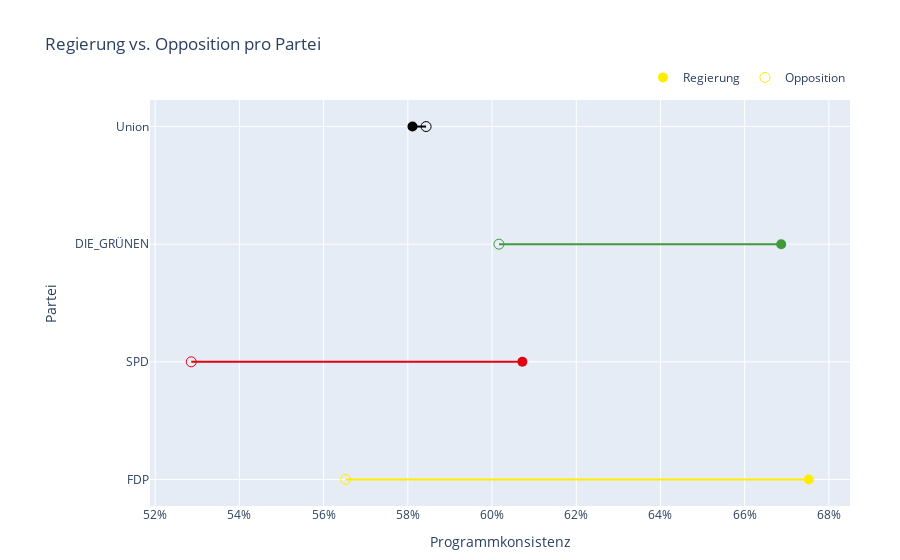

This figure's notebook cell:
### Code cell
import pandas as pd
import plotly.graph_objects as go

color_map = {
    'DIE_LINKE': '#BE3075',
    'AfD':       '#00A2DE',
    'Union':     '#000000',
    'FDP':       '#FFED00',
    'DIE_GRÜNEN':'#409A3C',
    'SPD':       '#E3000F'
}

grouped = (
    predictions
    .groupby(['party', 'is_governing'], as_index=False)['vote_correct']
    .mean()
)
grouped = grouped[~grouped["party"].isin(["AfD", "DIE_LINKE"])]
diffs = grouped.pivot(index='party', columns='is_governing', values='vote_correct')
diffs['gap'] = (diffs[True] - diffs[False]).abs()
ordered_parties = diffs.sort_values('gap', ascending=False).index.tolist()

fig = go.Figure()

for party in ordered_parties:
    x_vals = [diffs.loc[party, False], diffs.loc[party, True]]
    fig.add_trace(go.Scatter(
        x=x_vals,
        y=[party, party],
        mode='lines',
        line=dict(color=color_map[party]),
        showlegend=False,
        hoverinfo='none'
    ))

fig.add_trace(go.Scatter(
    x=diffs[True].reindex(ordered_parties),
    y=ordered_parties,
    mode='markers',
    name='Regierung',
    marker=dict(symbol='circle', size=10, color=[color_map[p] for p in ordered_parties]),
    hovertemplate='Partei: %{y}<br>Regierung: %{x:.1%}<extra></extra>'
))

fig.add_trace(go.Scatter(
    x=diffs[False].reindex(ordered_parties),
    y=ordered_parties,
    mode='markers',
    name='Opposition',
    marker=dict(symbol='circle-open', size=10, color=[color_map[p] for p in ordered_parties]),
    hovertemplate='Partei: %{y}<br>Opposition: %{x:.1%}<extra></extra>'
))

fig.update_layout(
    title="Regierung vs. Opposition pro Partei",
    xaxis_title="Programmkonsistenz",
    yaxis_title="Partei",
    xaxis_tickformat=".0%",
    legend=dict(orientation="h", yanchor="bottom", y=1.02, xanchor="right", x=1),
    margin=dict(l=150, r=50, t=100, b=50)
)

fig.show()

### Figure 1 — Plotly figure (JSON) as saved in the notebook; plotly's stock layout.template omitted (floating-point values rounded to 4 significant figures)
{"data": [{"hoverinfo": "none", "line": {"color": "#FFED00"}, "mode": "lines", "showlegend": false, "type": "scatter", "x": [0.5652, 0.6752], "y": ["FDP", "FDP"]}, {"hoverinfo": "none", "line": {"color": "#E3000F"}, "mode": "lines", "showlegend": false, "type": "scatter", "x": [0.5286, 0.6072], "y": ["SPD", "SPD"]}, {"hoverinfo": "none", "line": {"color": "#409A3C"}, "mode": "lines", "showlegend": false, "type": "scatter", "x": [0.6016, 0.6687], "y": ["DIE_GRÜNEN", "DIE_GRÜNEN"]}, {"hoverinfo": "none", "line": {"color": "#000000"}, "mode": "lines", "showlegend": false, "type": "scatter", "x": [0.5843, 0.5811], "y": ["Union", "Union"]}, {"hovertemplate": "Partei: %{y}<br>Regierung: %{x:.1%}<extra></extra>", "marker": {"color": ["#FFED00", "#E3000F", "#409A3C", "#000000"], "size": 10, "symbol": "circle"}, "mode": "markers", "name": "Regierung", "type": "scatter", "x": [0.6752, 0.6072, 0.6687, 0.5811], "y": ["FDP", "SPD", "DIE_GRÜNEN", "Union"]}, {"hovertemplate": "Partei: %{y}<br>Opposition: %{x:.1%}<extra></extra>", "marker": {"color": ["#FFED00", "#E3000F", "#409A3C", "#000000"], "size": 10, "symbol": "circle-open"}, "mode": "markers", "name": "Opposition", "type": "scatter", "x": [0.5652, 0.5286, 0.6016, 0.5843], "y": ["FDP", "SPD", "DIE_GRÜNEN", "Union"]}], "layout": {"legend": {"orientation": "h", "x": 1, "xanchor": "right", "y": 1.02, "yanchor": "bottom"}, "margin": {"b": 50, "l": 150, "r": 50, "t": 100}, "title": {"text": "Regierung vs. Opposition pro Partei"}, "xaxis": {"tickformat": ".0%", "title": {"text": "Programmkonsistenz"}}, "yaxis": {"title": {"text": "Partei"}}}}
